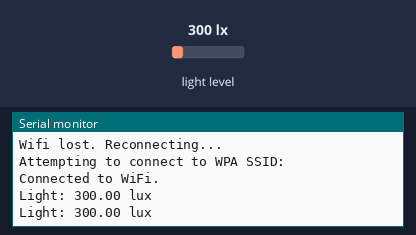
The sketch below on a simulated Arduino MKR. On the bench: the last lines printed to the serial monitor. Inputs (shaded band) come from the test bench; at power-on: light level 300 lx. WiFi joins after 1.5 s; servers stay silent unless stated; not simulated (calls return 0 or success): Secrets.h.

Above: at 2.7 s.
2.8 s: light level set to 40 lx
At 4.1 s:
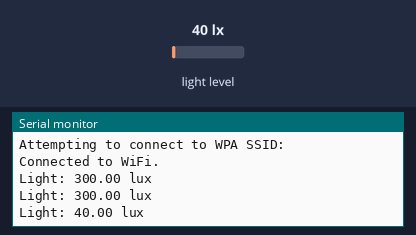
4.3 s: light level set to 500 lx
At 5.1 s:
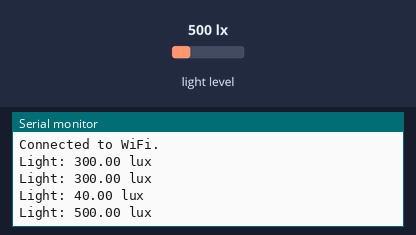
Timing chart, 0 to 7.3 s (numbered marks = the images above; inputs shaded):
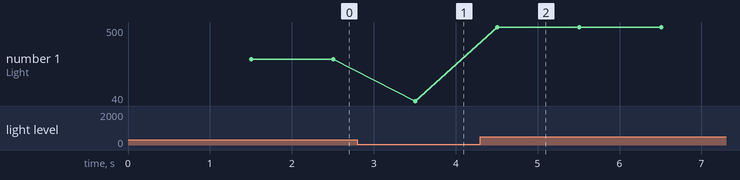

Measured:
- after the input at 2.8 s, the serial monitor: prints a new line after 0.71 s (image 1)
- after the input at 4.3 s, the serial monitor: prints a new line after 0.21 s (image 2)
- plotted number 1: 300 → 40 after the input at 2.8 s, 40 → 500 after the input at 4.3 s

The sketch:

IFTTT.ino
```cpp
#include <WiFiNINA.h> // Enables WiFi connectivity
#include <BH1750.h>   // Library for light sensor
#include "Secrets.h"  // Contains SSID, password, and API

char ssid[] = SECRET_SSID;
char pass[] = SECRET_PASS;
const char *const myAPIKey = SECRET_IFTTT_APIKEY;

WiFiClient client;
BH1750 lightSensor;

constexpr unsigned long sunlightTimeThreshold = 1000 * 60 * 60 * 2; // 2 hours in milliseconds
unsigned long sunlightTotalTime = 0;
unsigned long sunlightStartTime = 0;
bool sunlightDetected = false;

void connectWifi() {
  if (WiFi.status() != WL_CONNECTED) {
    Serial.println("Wifi lost. Reconnecting...");
    Serial.print("Attempting to connect to WPA SSID: ");
    Serial.println(ssid);
    while (WiFi.begin(ssid, pass) != WL_CONNECTED) delay(5000);
    Serial.println("Connected to WiFi.\n");
  }
}

void sendToIFTTT(const char *const event) {
  if (!client.connect("maker.ifttt.com", 80)) {
    Serial.println("Connection to IFTTT failed.");
    return;
  }

  Serial.println("Connected to IFTTT.");

  // Send HTTP GET request to IFTTT
  client.println("GET /trigger/" + String(event) + "/with/key/" + myAPIKey + " HTTP/1.1");
  client.println("Host: maker.ifttt.com");
  client.println("Connection: close");
  client.println(); // end HTTP header

  while (client.connected()) {
    if (client.available()) { // If there is data available
      Serial.print((char)client.read()); // Reads server response
    }
  }
  client.stop(); // closes the connection
}

void setup() {
  connectWifi();
  Serial.begin(115200); // Initialise the serial port
  while (!Serial); // Wait for the serial port to be ready
  Wire.begin(); // Enables I2C communication (SDA and SCL pins)
  lightSensor.begin(); // Begin measurement
}

void loop() {
  connectWifi();

  // Read and print light level to serial monitor
  float lux = lightSensor.readLightLevel();
  Serial.print("Light: ");
  Serial.print(lux);
  Serial.println(" lux");

  if (lux < 0) {
    Serial.println("Error: Could not read data from sensor.");
  }
  else if (lux < 400 && sunlightDetected) {
    sunlightTotalTime += millis() - sunlightStartTime;
    sunlightDetected = false;
  }
  else if (lux >= 400 && !sunlightDetected) {
    sunlightDetected = true; // Toggle sunlight detection when threshold is reached
    sunlightStartTime = millis(); // Timer value when sunlight is detected
  }

  if (sunlightDetected && (sunlightTotalTime >= sunlightTimeThreshold)) {
    sendToIFTTT("2_hours_of_sunlight");
    sunlightDetected = false;
  }
  delay(1000); // 1 second delay between readings
}
```
